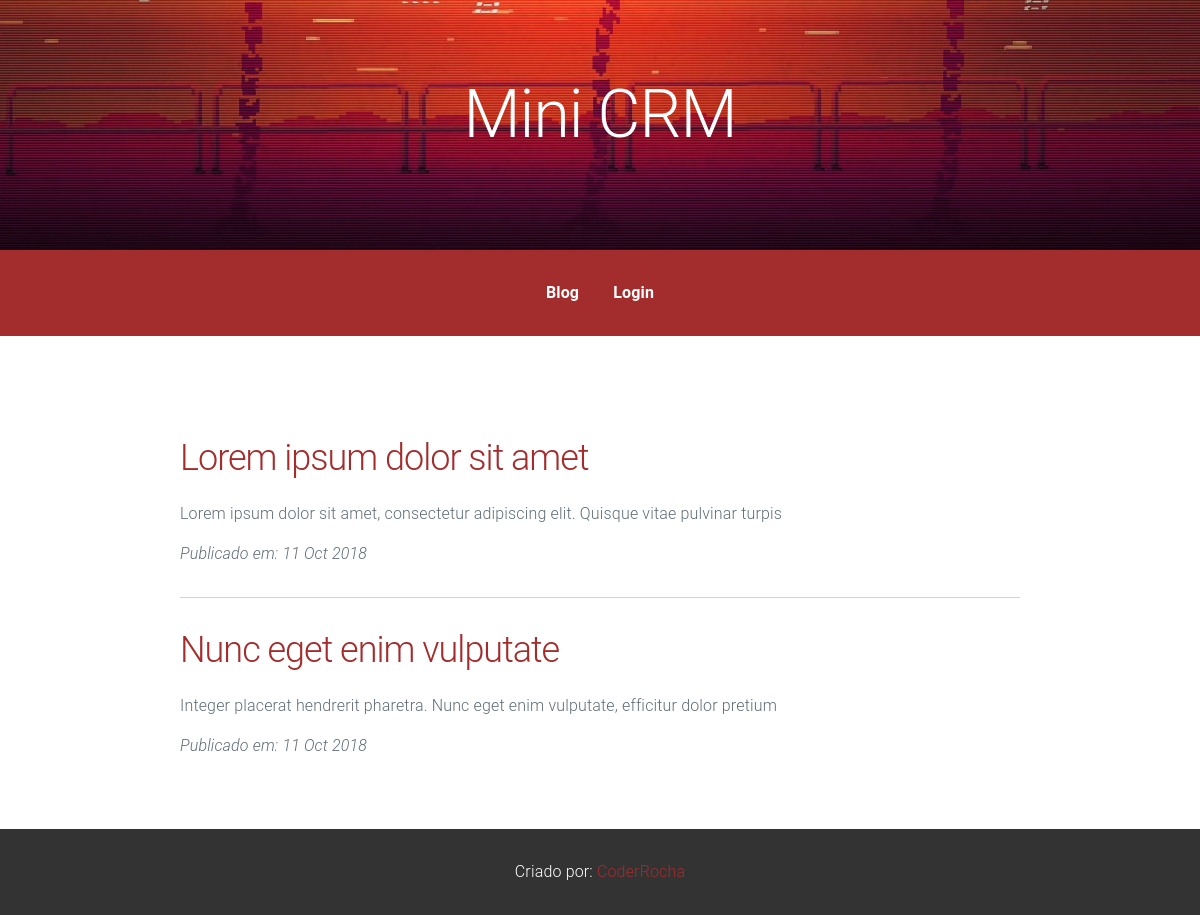
Before: / with the older database file.
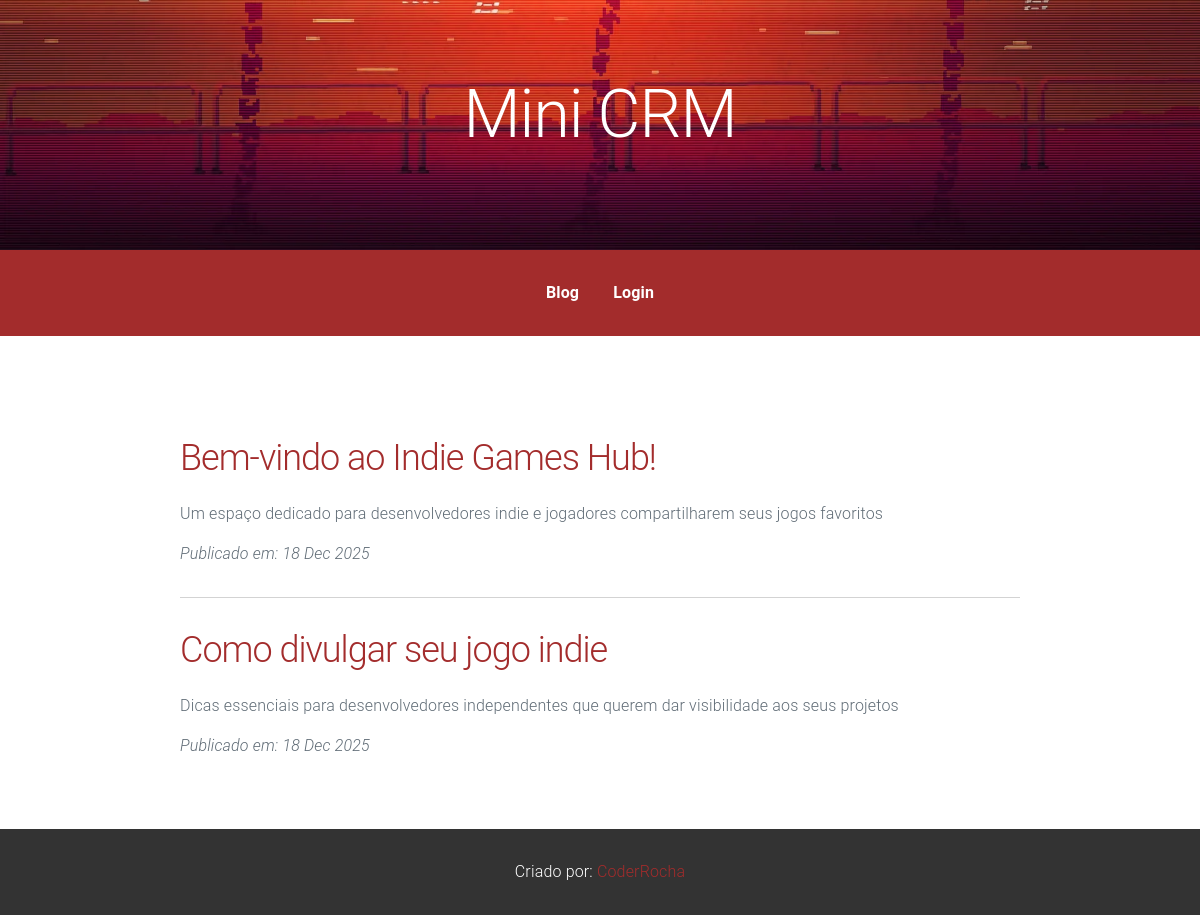
After: the same page with the newer database file.
### tables this page shows
CREATE TABLE posts
(
  id              smallint unsigned NOT NULL auto_increment,
  title           varchar(255) NOT NULL,
  excerpt         text NOT NULL,
  content         text NOT NULL,
  published_on    datetime NOT NULL,
  user_id         smallint unsigned NOT NULL,
  
  PRIMARY KEY     (id),
  FOREIGN KEY     (user_id) REFERENCES users(id) ON DELETE CASCADE
);

### inc/helpers.php (called while the page is built, shortened)
<?php
function is_logged_in() {
	$is_user_logged_in = isset( $_SESSION['user'] ) && $_SESSION['user'] === ADMIN_USER;
	return $is_user_logged_in;
}

### inc/class-db.php (called while the page is built, shortened)
<?php
class Db {
  private $app_db;
  public function __construct( $host, $user, $password, $database, $port ) {
        $this->app_db = mysqli_connect( $host, $user, $password, $database, $port );
  }
  public function query( $query) {
    $result = mysqli_query( $this->app_db, $query );
    return $result;
  }
  public function fetch_all( $result ) {
    return mysqli_fetch_all( $result, MYSQLI_ASSOC );
  }
}

### init.php (called while the page is built, shortened)
<?php
require( 'inc/class-db.php' );
require( 'inc/posts.php' );
require( 'inc/helpers.php' );
$app_db = new DB(DB_HOST, DB_USER, DB_PASSWORD, DB_DATABASE, DB_PORT);

### inc/posts.php (called while the page is built, shortened)
<?php
function get_all_posts() {
    global $app_db;
	$result = $app_db->query( "SELECT * FROM posts" );
	return $app_db->fetch_all( $result );
}

### index.php (the view, shortened to what this page needs)
<?php
require('init.php');
$all_posts = get_all_posts();
$post_found = false;
?>
<?php require('templates/header.php'); ?>
<div class="posts">
    <?php foreach ($all_posts as $post): ?>
        <article class="post">
            <header>
                <h2 class="post-title">
                    <a href="?view=<?php echo $post['id']; ?>"><?php echo $post['title']; ?></a>
                </h2>
            </header>
            <div class="post-content">
                <?php if ($post_found): ?>
                    <?php echo $post['content']; ?>
                <?php else: ?>
                    <?php echo $post['excerpt']; ?>
                <?php endif; ?>
            </div>
            <footer>
                <span class="post-date">
                    Publicado em:
                    <?php
                    $date = new DateTime($post['published_on']);
                    echo $date->format('d M Y');
                    ?>
                </span>
            </footer>
        </article>
    <?php endforeach; ?>
</div>
<?php require('templates/footer.php');

### templates/header.php (shortened to what this page needs)
<!DOCTYPE html>
<html lang="en">
<head>
	<link rel="stylesheet" href="<?php echo SITE_URL; ?>/assets/style.css"></head>
<body>
<nav id="site-navigation" role="navigation" class="row row-center">
	<div class="column">
		<h1>
			<a href="index.php">Mini CRM</a>
		</h1>
		<ul class="main-menu column clearfix">
			<li><a href="<?php echo SITE_URL; ?>/index.php">Blog</a></li>
			<?php if ( is_logged_in() ): ?>
				<li><a href="<?php echo SITE_URL; ?>?logout=true">Logout</a></li>
				<li><a href="<?php echo SITE_URL; ?>/admin">Painel Adm</a></li>
			<?php else: ?>
				<li><a href="<?php echo SITE_URL; ?>/login.php">Login</a></li>
			<?php endif; ?>
		</ul>
	</div>
</nav>
<div id="content">

### templates/footer.php
</div>
<footer id="footer">
    <div id="inner-footer">
        Criado por: <a href="https://github.com/coderrocha" target="_blank">CoderRocha</a>
    </div>
</footer>
</body>
</html>

### assets/style.css (style rules this page uses)
*, *:after, *:before { box-sizing: inherit; }
html { box-sizing: border-box; font-size: 62.5%; }
body { color: #606c76; font-family: 'Roboto', 'Helvetica Neue', 'Helvetica', 'Arial', sans-serif; font-size: 1.6em; font-weight: 300; letter-spacing: .01em; line-height: 1.6; margin:0; }
.row { display: flex; flex-direction: column; padding: 0; width: 100%; }
.row.row-center { align-items: center; }
.row .column { display: block; flex: 1 1 auto; margin-left: 0; max-width: 100%; width: 100%; }
@media (min-width: 40rem) { .row { flex-direction: row; margin-left: -1.0rem; width: calc(100% + 2.0rem); } }
@media (min-width: 40rem) { .row .column { margin-bottom: inherit; padding: 0 1.0rem; } }
a { color: #a32c2c; text-decoration: none; transition: color 0.3s ease; }
dl, ol, ul { list-style: none; margin-top: 0; padding-left: 0; }
ul { list-style: circle inside; }
.button, button, dd, dt, li { margin-bottom: 1.0rem; }
blockquote, dl, figure, form, ol, p, pre, table, ul { margin-bottom: 2.5rem; }
h1, h2, h3, h4, h5, h6 { font-weight: 300; letter-spacing: -.1rem; margin-bottom: 2.0rem; margin-top: 0; }
h1 { font-size: 4.6rem; line-height: 1.2; }
h2 { font-size: 3.6rem; line-height: 1.25; }
.clearfix:after { clear: both; content: ' '; display: table; }
nav#site-navigation { text-align: center; margin-bottom: 3rem; }
nav#site-navigation h1 { background: #fff url('header-background.jpg') no-repeat left bottom; background-size: cover; margin-bottom:0; padding-bottom:2rem; display: flex; justify-content: center; height:250px; align-items: center; }
nav#site-navigation h1 > a { display: inline-block; padding:1rem; font-size:6.6rem; color:white; }
nav#site-navigation ul { background: #a32c2c; padding:3rem; }
nav#site-navigation ul a { color:#fff; font-weight: 600; transition: all 0.3s ease; }
.main-menu li { display: inline-block; list-style:none; margin-left:30px; margin-bottom:0; }
.main-menu li:first-child { margin-left:0; }
#content { width:70%; margin:0 auto; padding-top:1rem; padding-bottom:1rem; }
#footer { background:#333; padding:3rem; width:100%; }
#inner-footer { width:80%; margin:0 auto; color:white; text-align: center; }
.posts article.post { padding-bottom: 3rem; margin-bottom:3rem; border-bottom:1px solid lightgray; }
.posts article.post:last-child { border-bottom:none; }
.posts article footer { margin-top: 1.5rem; font-style: italic; }

Changed rows visible on the page:
removed posts: title "Lorem ipsum dolor sit amet", excerpt "Lorem ipsum dolor sit amet, consectetur adipiscing elit. Quisque vitae pulvinar turpis", published_on "11 Oct 2018"
removed posts: title "Nunc eget enim vulputate", excerpt "Integer placerat hendrerit pharetra. Nunc eget enim vulputate, efficitur dolor pretium", published_on "11 Oct 2018"
added posts: title "Bem-vindo ao Indie Games Hub!", excerpt "Um espaço dedicado para desenvolvedores indie e jogadores compartilharem seus jogos favoritos", published_on "18 Dec 2025"
added posts: title "Como divulgar seu jogo indie", excerpt "Dicas essenciais para desenvolvedores independentes que querem dar visibilidade aos seus projetos", published_on "18 Dec 2025"
